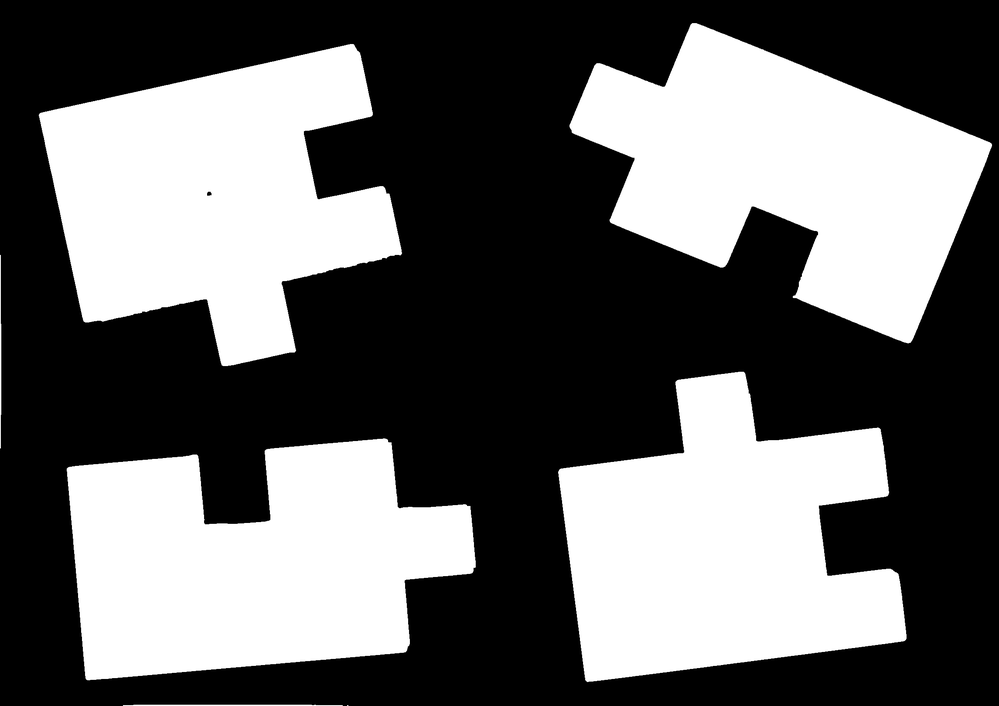
#> input picture solver-v3/output/threshold.png, 999 x 706 px, shrunk from 2291 x 1620 before the run
$ python __main__.py ../../solver-v3/output/threshold.png out.png out.png
#> lines starting #> are read from the running program, lines starting #| are printed output that depends on the picture; after the words box and inside, x2 and y2 are one past the last pixel; in counts of white or black regions, pixels touching at a corner belong together
### solver-v2/puzzle_analyzer/core.py
"""Core puzzle piece detection and analysis."""

import cv2
import numpy as np
import json
import os
from pathlib import Path
from datetime import datetime
from puzzle_analyzer.svg_visualizer import SVGVisualizer
from puzzle_analyzer.svg_smoother import SVGSmoother
from puzzle_analyzer.svg_corner_drawer import SVGCornerDrawer


class PuzzleAnalyzer:
    """Detects and analyzes puzzle pieces in an image."""

    def __init__(self, image_path: str, temp_dir: str = None, strictness: str = 'ultra_strict_minus', debug: bool = False):
        """
        Initialize analyzer with image path.

        Args:
            image_path: Path to puzzle image
            temp_dir: Temporary directory for results (auto-generated if None)
            strictness: Strictness level for straight edge detection
            debug: Enable debug logging for corner detection
        """
        self.image_path = image_path
        self.image = cv2.imread(image_path)
        if self.image is None:
            raise ValueError(f"Could not load image at {image_path}")

        self.height, self.width = self.image.shape[:2]
        self.output_image = self.image.copy()
        self.contours = []
        self.pieces = []
        self.smoothed_svg_path = None  # Path to smoothed SVG
        self.corners_list = []  # Store corner detection results from smoothed SVG
        self.strictness = strictness  # Store strictness level
        self.debug = debug  # Store debug flag
        self.threshold_image = None  # Store threshold image for visualization

        # Setup temp directory
        if temp_dir is None:
            temp_dir = self._create_temp_directory()
        self.temp_dir = temp_dir
        os.makedirs(temp_dir, exist_ok=True)

    # [15 lines left out: function _create_temp_directory, not called in this run]

    def detect_pieces(self, min_area: int = 500) -> list:
        """
        Detect puzzle pieces in the image.

        Args:
            min_area: Minimum contour area to consider as valid piece

        Returns:
            List of detected contours
        """
        # Preprocessing
        gray = cv2.cvtColor(self.image, cv2.COLOR_BGR2GRAY)
        blur = cv2.GaussianBlur(gray, (5, 5), 0)

        # Automatic background detection
        border_brightness = self._detect_background_brightness(gray)

        # Apply thresholding based on background
        if border_brightness > 127:
            _, thresh = cv2.threshold(blur, 0, 255,
                                      cv2.THRESH_BINARY_INV + cv2.THRESH_OTSU)
            print(f"Light background detected (brightness: {border_brightness:.1f})")
        else:
            _, thresh = cv2.threshold(blur, 0, 255,
                                      cv2.THRESH_BINARY + cv2.THRESH_OTSU)
            print(f"Dark background detected (brightness: {border_brightness:.1f})")

        # Morphological operations to clean up noise
        kernel = np.ones((3, 3), np.uint8)
        thresh = cv2.morphologyEx(thresh, cv2.MORPH_CLOSE, kernel, iterations=2)
        thresh = cv2.morphologyEx(thresh, cv2.MORPH_OPEN, kernel)

        # Store threshold image for visualization
        self.threshold_image = thresh.copy()

        # Find contours
        contours, _ = cv2.findContours(thresh.copy(), cv2.RETR_EXTERNAL,
                                       cv2.CHAIN_APPROX_SIMPLE)

        # Filter by area
        self.contours = [c for c in contours if cv2.contourArea(c) >= min_area]

        print(f"Found {len(contours)} total contours, {len(self.contours)} valid pieces")

        return self.contours

    def draw_pieces_with_green_marks(self) -> np.ndarray:
        """
        Draw detected pieces on output image with green marks at centroids.

        Returns:
            Image with drawn pieces and centroid marks
        """
        for idx, contour in enumerate(self.contours):
            # Draw contour outline in blue
            cv2.drawContours(self.output_image, [contour], 0, (255, 0, 0), 2)

            # Draw filled contour with transparency
            overlay = self.output_image.copy()
            cv2.drawContours(overlay, [contour], 0, (200, 255, 200), -1)
            cv2.addWeighted(overlay, 0.2, self.output_image, 0.8, 0, self.output_image)

            # Calculate and mark centroid with green circle
            moments = cv2.moments(contour)
            if moments['m00'] != 0:
                cx = int(moments['m10'] / moments['m00'])
                cy = int(moments['m01'] / moments['m00'])

                # Draw green circle at centroid
                cv2.circle(self.output_image, (cx, cy), 8, (0, 255, 0), -1)
                cv2.circle(self.output_image, (cx, cy), 10, (0, 255, 0), 2)

                # Add piece label
                cv2.putText(self.output_image, f"{idx}", (cx - 10, cy + 25),
                           cv2.FONT_HERSHEY_SIMPLEX, 0.6, (0, 0, 0), 2)

        return self.output_image

    def save_output_image(self, filename: str = "output.png"):
        """
        Save the output image with green marks.

        Args:
            filename: Filename to save (saved in temp directory)
        """
        output_path = os.path.join(self.temp_dir, filename)
        cv2.imwrite(output_path, self.output_image)
        print(f"Output image saved to: {output_path}")
        return output_path

    def save_threshold_image(self, filename: str = "threshold.png"):
        """
        Save the threshold image (black and white contrast).

        Args:
            filename: Filename to save (saved in temp directory)
        """
        if self.threshold_image is None:
            print("Warning: Threshold image not available")
            return None
        output_path = os.path.join(self.temp_dir, filename)
        cv2.imwrite(output_path, self.threshold_image)
        print(f"Threshold image saved to: {output_path}")
        return output_path

    def generate_smoothed_svg(self, filename: str = "pieces_smoothed.svg"):
        """
        Generate smoothed SVG visualization of detected pieces.
        This becomes the primary SVG for all further processing.

        Args:
            filename: Filename to save (saved in temp directory)
        """
        # Create temporary unsmoothed SVG
        temp_svg = os.path.join(self.temp_dir, "_temp_pieces.svg")
        SVGVisualizer.create_svg_from_contours(
            self.contours,
            self.image.shape,
            filename=temp_svg
        )

        # Smooth it
        output_path = os.path.join(self.temp_dir, filename)
        SVGSmoother.smooth_svg_file(temp_svg, output_path)

        # Remove temporary unsmoothed SVG
        os.remove(temp_svg)

        # Store path for later use
        self.smoothed_svg_path = output_path

        return output_path

    def generate_svg_with_corners(self, filename: str = "pieces_with_corners.svg"):
        """
        Add corner markings to the smoothed SVG.
        Uses the smoothed SVG as input (most accurate representation).

        Args:
            filename: Filename to save (saved in temp directory)
        """
        if self.smoothed_svg_path is None:
            print("Error: Smoothed SVG not generated yet")
            return None

        output_path = os.path.join(self.temp_dir, filename)

        # Detect corners from smoothed SVG and draw them
        corners_list = SVGCornerDrawer.add_corners_to_smoothed_svg(
            self.smoothed_svg_path,
            output_path,
            strictness=self.strictness,
            debug=self.debug
        )

        # Store corners info for later use
        self.corners_list = corners_list

        return output_path

    def save_analysis_data(self, filename: str = "analysis_data.json"):
        """
        Save analysis data as JSON including corner information.

        Args:
            filename: Filename to save (saved in temp directory)
        """
        output_path = os.path.join(self.temp_dir, filename)
        pieces_info = self.get_piece_info()

        data = {
            'timestamp': datetime.now().isoformat(),
            'image_path': self.image_path,
            'image_width': self.width,
            'image_height': self.height,
            'num_pieces': len(pieces_info),
            'pieces': []
        }

        for idx, info in enumerate(pieces_info):
            piece_data = {
                'id': info['id'],
                'area': float(info['area']),
                'perimeter': float(info['perimeter']),
                'centroid': {
                    'x': float(info['centroid'][0]),
                    'y': float(info['centroid'][1])
                }
            }

            # Add corner information if available
            if self.corners_list and idx < len(self.corners_list) and self.corners_list[idx]:
                corners_info = self.corners_list[idx]
                piece_data['corners'] = {
                    'total': corners_info.get('total', 0),
                    'outer_count': len(corners_info.get('outer_corners', [])),
                    'inner_count': len(corners_info.get('inner_corners', []))
                }

            data['pieces'].append(piece_data)

        with open(output_path, 'w') as f:
            json.dump(data, f, indent=2)

        print(f"Analysis data saved to: {output_path}")
        return output_path

    def _detect_background_brightness(self, gray: np.ndarray) -> float:
        """
        Detect background brightness by sampling border pixels.

        Args:
            gray: Grayscale image

        Returns:
            Median brightness of border pixels
        """
        h, w = gray.shape
        border_width = min(30, min(h, w) // 10)
        border_pixels = np.concatenate([
            gray[0:border_width, :].flatten(),
            gray[-border_width:, :].flatten(),
            gray[:, 0:border_width].flatten(),
            gray[:, -border_width:].flatten()
        ])
        return np.median(border_pixels)

    def get_piece_info(self) -> list:
        """
        Get information about detected pieces.

        Returns:
            List of dicts with piece info
        """
        pieces_info = []
        for idx, contour in enumerate(self.contours):
            area = cv2.contourArea(contour)
            perimeter = cv2.arcLength(contour, True)
            moments = cv2.moments(contour)

            if moments['m00'] != 0:
                cx = int(moments['m10'] / moments['m00'])
                cy = int(moments['m01'] / moments['m00'])
            else:
                cx, cy = 0, 0

            pieces_info.append({
                'id': idx,
                'area': area,
                'perimeter': perimeter,
                'centroid': (cx, cy),
                'contour': contour
            })

        return pieces_info


def analyze_puzzle(image_path: str, temp_dir: str = None, strictness: str = 'ultra_strict_minus', debug: bool = False, target_frame_corners: int = 4):
    """
    Main entry point: detect puzzle pieces and generate visualizations.
    Automatically retries with different strictness levels until target frame corners are found.

    Args:
        image_path: Path to puzzle image
        temp_dir: Temporary directory for results (auto-generated if None)
        strictness: Initial strictness level for straight edge detection
                   (default: 'ultra_strict_minus' - optimal for puzzle pieces)
                   Options: 'ultra_loose', 'loose', 'balanced', 'strict', 'strict_plus',
                            'strict_ultra', 'ultra_strict_minus', 'ultra_strict'
        debug: Enable debug logging for corner detection
        target_frame_corners: Target number of frame corners to find (default: 4)

    Returns:
        PuzzleAnalyzer instance
    """
    print(f"Analyzing puzzle image: {image_path}")
    print(f"Target frame corners: {target_frame_corners}")
    if debug:
        print("Debug logging: ENABLED")

    analyzer = PuzzleAnalyzer(image_path, temp_dir=temp_dir, strictness=strictness, debug=debug)
#> in __init__, self.image is the input picture: shape (706, 999, 3); min 0, max 255, mean 102.6
    print(f"Results will be saved to: {analyzer.temp_dir}\n")

    # Detect pieces
    analyzer.detect_pieces(min_area=500)
#> in detect_pieces, `border_brightness = self._detect_background_brightness(gray)`: border_brightness = 0
#| Dark background detected (brightness: 0.0)
#> in detect_pieces, `thresh = cv2.morphologyEx(thresh, cv2.MORPH_OPEN, kernel)`:
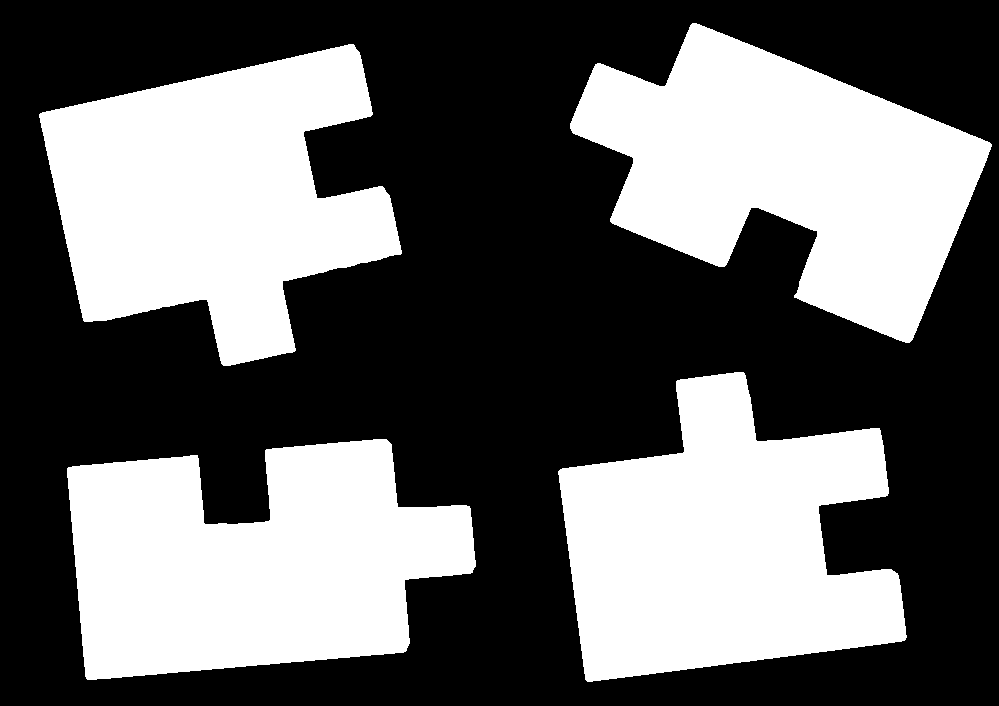
#> thresh: shape (706, 999); 40.2% white; 4 white regions
#> in detect_pieces, `contours, _ = cv2.findContours(thresh.copy(), cv2.RETR_EXTERNAL, cv2.C..`: contours = 4 contours; box (x1, y1, x2, y2) and area: (570, 23, 992, 343) 70852, (39, 44, 402, 366) 70561, (67, 439, 476, 680) 69816, (558, 372, 907, 682) 69596
#> in detect_pieces, `self.contours = [c for c in contours if cv2.contourArea(c) >= min_area]`: self.contours has the same summary as contours
#| Found 4 total contours, 4 valid pieces

    # Save threshold image for preprocessing visualization
    analyzer.save_threshold_image("threshold.png")

    # Draw with green marks
    analyzer.draw_pieces_with_green_marks()
#> the loop in draw_pieces_with_green_marks, `for idx, contour in enumerate(self.contours):` made 4 passes
#> (cx, cy) on passes 1 to 4: (252, 562), (721, 544), (213, 195), (788, 171)
#> pass 2, in draw_pieces_with_green_marks, `overlay = self.output_image.copy()`:
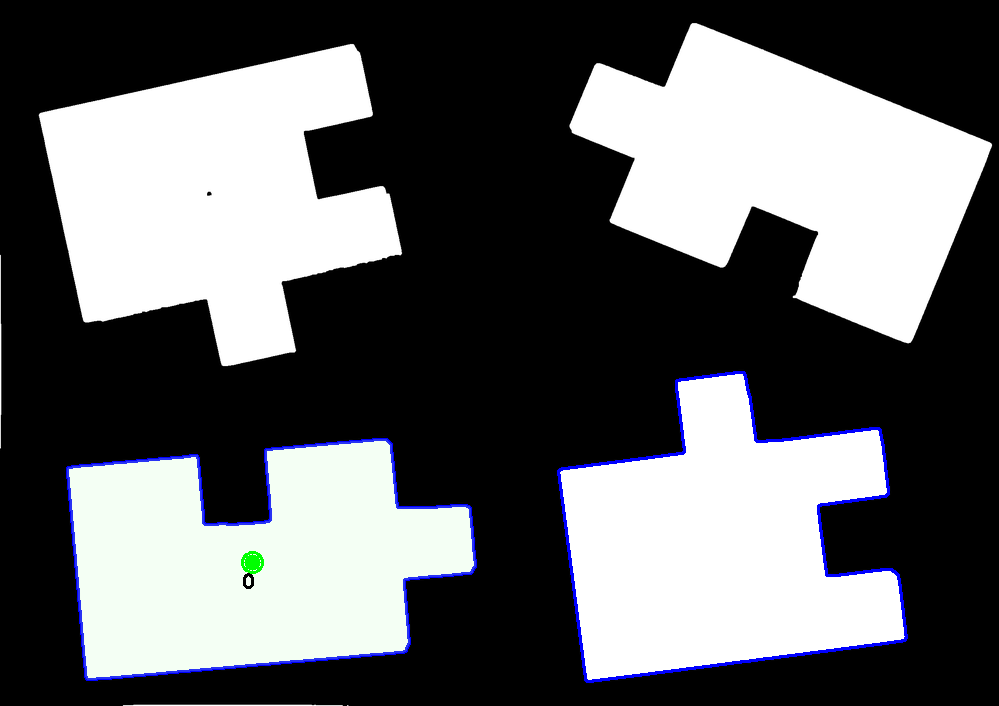
#> overlay: shape (706, 999, 3); mean B, G, R 102.4, 100.8, 99.5
#> (the rest of the program and of its run is left out)
